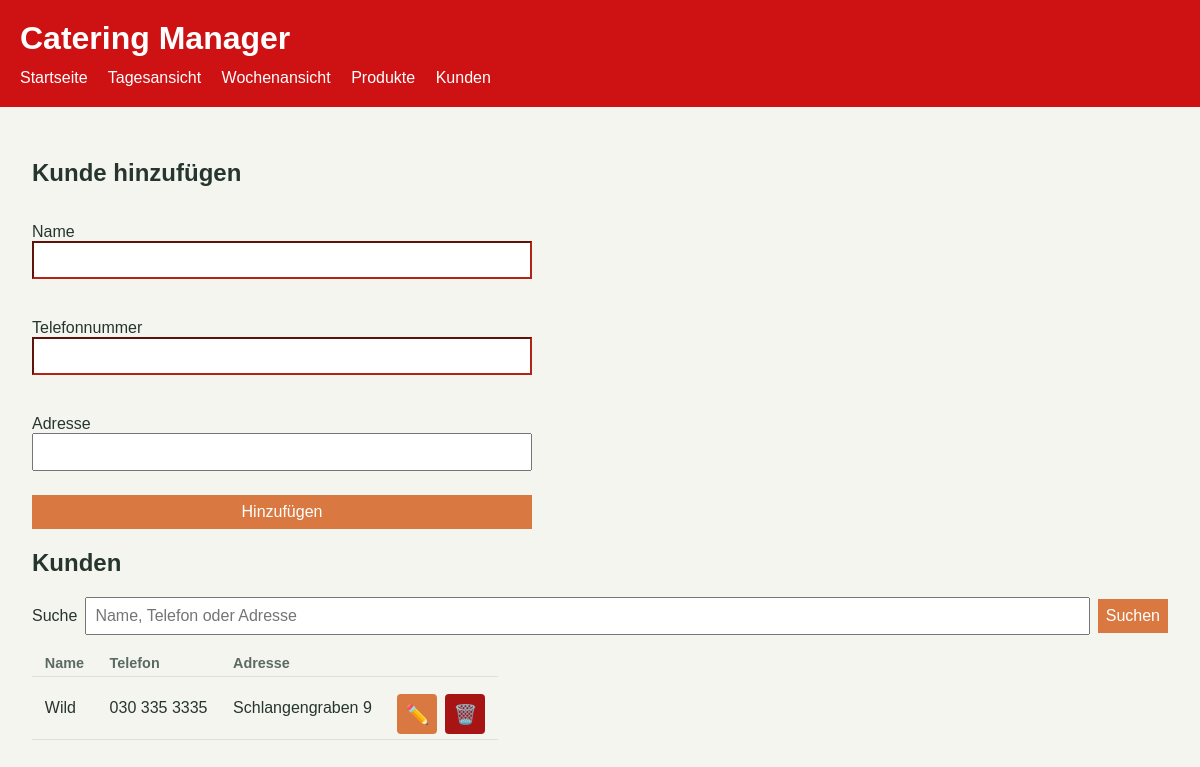
Screenshot of /kunden with the database file from the repository.
### tables this page shows
CREATE TABLE customers (
  id INTEGER PRIMARY KEY,
  name TEXT NOT NULL COLLATE NOCASE,
  phone TEXT NOT NULL,
  address TEXT NOT NULL DEFAULT '',
  UNIQUE (name, phone)
);

### app.py (the view)
@app.route("/kunden")
def kunden():
    search_term = request.args.get("q", "").strip()
    return render_template(
        "kunden.html",
        customers=get_customers(search_term),
        search_term=search_term,
        hinweis=request.args.get("hinweis"),
        fehler=request.args.get("fehler"),
    )

### app.py (called while the page is built)
def connect_db():
    connection = sqlite3.connect(DB_PATH)
    connection.row_factory = sqlite3.Row
    connection.execute("PRAGMA foreign_keys = ON")
    return connection

def get_customers(search_term=""):
    connection = connect_db()
    if search_term:
        muster = f"%{search_term}%"
        customers = connection.execute(
            """
            SELECT id, name, phone, address
            FROM customers
            WHERE name LIKE ? OR phone LIKE ? OR address LIKE ?
            ORDER BY name
            """,
            (muster, muster, muster),
        ).fetchall()
    else:
        customers = connection.execute(
            "SELECT id, name, phone, address FROM customers ORDER BY name"
        ).fetchall()
    connection.close()
    return customers

### templates/kunden.html (shortened to what this page needs)
<!doctype html>
<html lang="de">
  <head>
    <link rel="stylesheet" href="/style.css">
  </head>
  <body>
    <header>
      <h1>Catering Manager</h1>
      <nav>
        <a href="/">Startseite</a>
        <a href="/tagesansicht">Tagesansicht</a>
        <a href="/wochenansicht">Wochenansicht</a>
        <a href="/produkte">Produkte</a>
        <a href="/kunden">Kunden</a>
      </nav>
    </header>
    <main>
      <h2>Kunde hinzufügen</h2>
      <form method="post" action="/kunden/hinzufuegen">
        <p>
          <label for="name">Name</label><br>
          <input type="text" id="name" name="name" required>
        </p>
        <p>
          <label for="phone">Telefonnummer</label><br>
          <input type="tel" id="phone" name="phone" required>
        </p>
        <p>
          <label for="address">Adresse</label><br>
          <input type="text" id="address" name="address">
        </p>
        <button type="submit">Hinzufügen</button>
      </form>
      <h2>Kunden</h2>
      <form method="get" action="/kunden" class="kategorie-filter">
        <label for="q">Suche</label>
        <input id="q" name="q" type="search" value="{{ search_term }}"
               placeholder="Name, Telefon oder Adresse">
        <button type="submit">Suchen</button>
      </form>
      {% if customers %}
        <table>
          <thead>
            <tr>
              <th>Name</th>
              <th>Telefon</th>
              <th>Adresse</th>
              <th></th>
            </tr>
          </thead>
          <tbody>
            {% for customer in customers %}
              <tr>
                <td>{{ customer['name'] }}</td>
                <td>{{ customer['phone'] }}</td>
                <td>{{ customer['address'] }}</td>
                <td>
                  <div class="button-gruppe">
                    <a class="bearbeitenbutton"
                       href="{{ url_for('kunde_bearbeiten', customer_id=customer['id']) }}"
                       title="Kunde bearbeiten">✏️</a>
                    <form method="post"
                          action="{{ url_for('kunde_loeschen', customer_id=customer['id']) }}"
                          onsubmit="return confirm('Diesen Kunden wirklich löschen?');">
                      <button type="submit" class="loeschbutton"
                              title="Kunde löschen">🗑️</button>
                    </form>
                  </div>
                </td>
              </tr>
            {% endfor %}
          </tbody>
        </table>
      {% elif search_term %}
        <p>Keine Kunden zu „{{ search_term }}“ gefunden.</p>
      {% else %}
        <p>Es sind noch keine Kunden gespeichert.</p>
      {% endif %}
    </main>
  </body>
</html>

### rows the page displays
customers: name "Wild", phone "030 335 3335", address "Schlangengraben 9"
